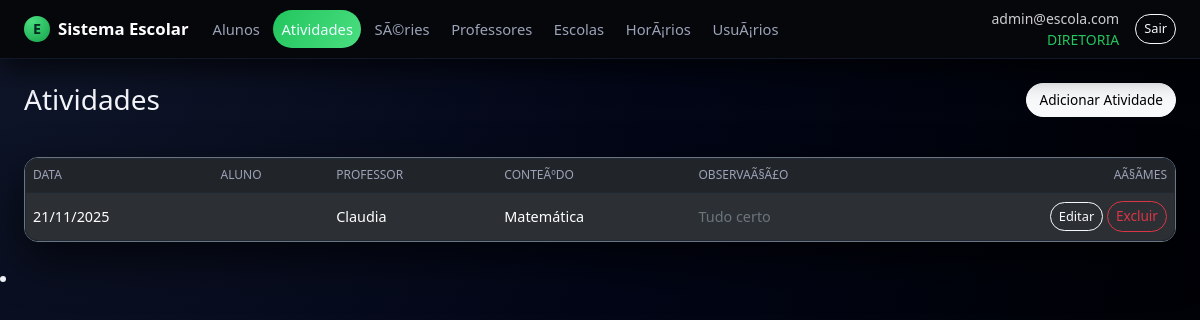
Page /atividades/ (signed in) on the earlier database version.
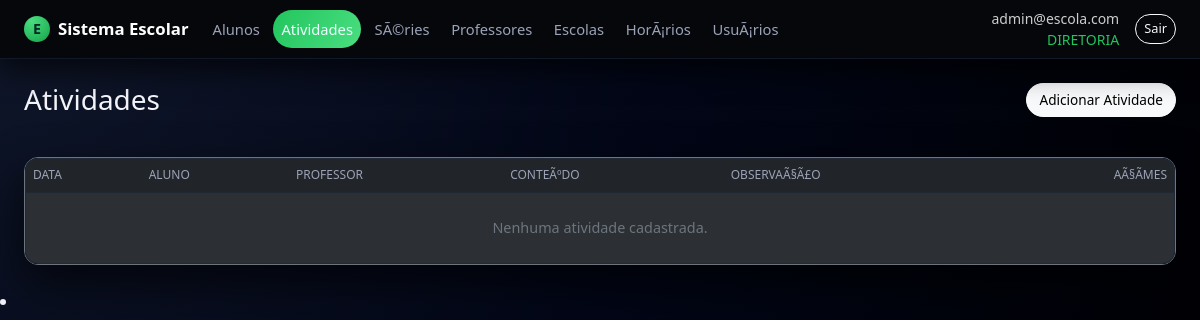
Same page on the later database version.
### app.py (models this page shows)
class Atividade(db.Model):
    __tablename__ = "atividade"
    id = db.Column(db.Integer, primary_key=True)
    aluno_id = db.Column(db.Integer, db.ForeignKey("aluno.id"), nullable=False)
    data = db.Column(db.Date, nullable=False, default=date.today)
    professor = db.Column(db.String(180), nullable=False)
    conteudo = db.Column(db.Text, nullable=False)
    observacao = db.Column(db.Text)
    aluno = db.relationship("Aluno", lazy="joined")

### app.py (the view, shortened to what this page needs)
@app.route("/atividades/")
@login_required
def atividades_listar():
    if current_user.is_diretoria() or current_user.is_professor():
        itens = Atividade.query.order_by(Atividade.data.desc(), Atividade.id.desc()).all()
    alunos = Aluno.query.order_by(Aluno.nome.asc()).all()
    return render_template("atividades/listar.html", atividades=itens, alunos=alunos)

### app.py (called while the page is built, shortened)
@login_manager.user_loader
def load_user(uid):
    return db.session.get(Usuario, int(uid))

def can(permission: str) -> bool:
    if not current_user.is_authenticated:
        return False
    role = current_user.papel_upper()
    if role == "DIRETORIA":
        return True

@app.context_processor
def inject_can():
    return dict(can=can)

    def papel_upper(self):
        return (self.papel or "").upper()

    def is_diretoria(self):
        return self.papel_upper() == "DIRETORIA"

### templates/atividades/listar.html (shortened to what this page needs)
{% extends 'base.html' %}
{% block content %}
<div class="d-flex align-items-center justify-content-between mb-3">
  <h3 class="mb-0">Atividades</h3>
  {% if can('ATIVIDADE_CRIAR') %}
  <button class="btn btn-light" type="button" data-bs-toggle="collapse" data-bs-target="#novaAtividade" aria-expanded="false">
    Adicionar Atividade
  </button>
  {% endif %}
</div>
<div class="card bg-dark border-secondary">
  <div class="card-body p-0">
    <table class="table table-dark table-striped table-hover align-middle mb-0">
      <thead>
        <tr>
          <th>Data</th>
          <th>Aluno</th>
          <th>Professor</th>
          <th>ConteÃºdo</th>
          <th>ObservaÃ§Ã£o</th>
          <th class="text-end">AÃ§Ãµes</th>
        </tr>
      </thead>
      <tbody>
        {% for it in atividades %}
        <tr>
          <td>{{ it.data.strftime('%d/%m/%Y') if it.data }}</td>
          <td>{{ it.aluno.nome if it.aluno }}</td>
          <td>{{ it.professor }}</td>
          <td style="max-width:420px; white-space:pre-wrap;">{{ it.conteudo }}</td>
          <td style="max-width:320px; white-space:pre-wrap;" class="text-secondary">{{ it.observacao }}</td>
          <td class="text-end">
            {% if can('ATIVIDADE_EDITAR') %}
            <a href="{{ url_for('atividades_editar', id=it.id) }}" class="btn btn-sm btn-outline-light">Editar</a>
            {% endif %}
            {% if can('ATIVIDADE_EXCLUIR') %}
            <form class="d-inline" method="post" action="{{ url_for('atividades_excluir', id=it.id) }}" onsubmit="return confirm('Excluir esta atividade?');">
              <button class="btn btn-sm btn-outline-danger">Excluir</button>
            </form>
            {% endif %}
          </td>
        </tr>
        {% else %}
        <tr>
          <td colspan="6" class="text-center text-secondary py-4">Nenhuma atividade cadastrada.</td>
        </tr>
        {% endfor %}
      </tbody>
    </table>
  </div>
</div>
{% endblock %}

Differences in the rows shown:
removed Atividade: data "21/11/2025", professor "Claudia", conteudo "Matemática", observacao "Tudo certo"
Other differences:
text now shown: "Nenhuma atividade cadastrada."
